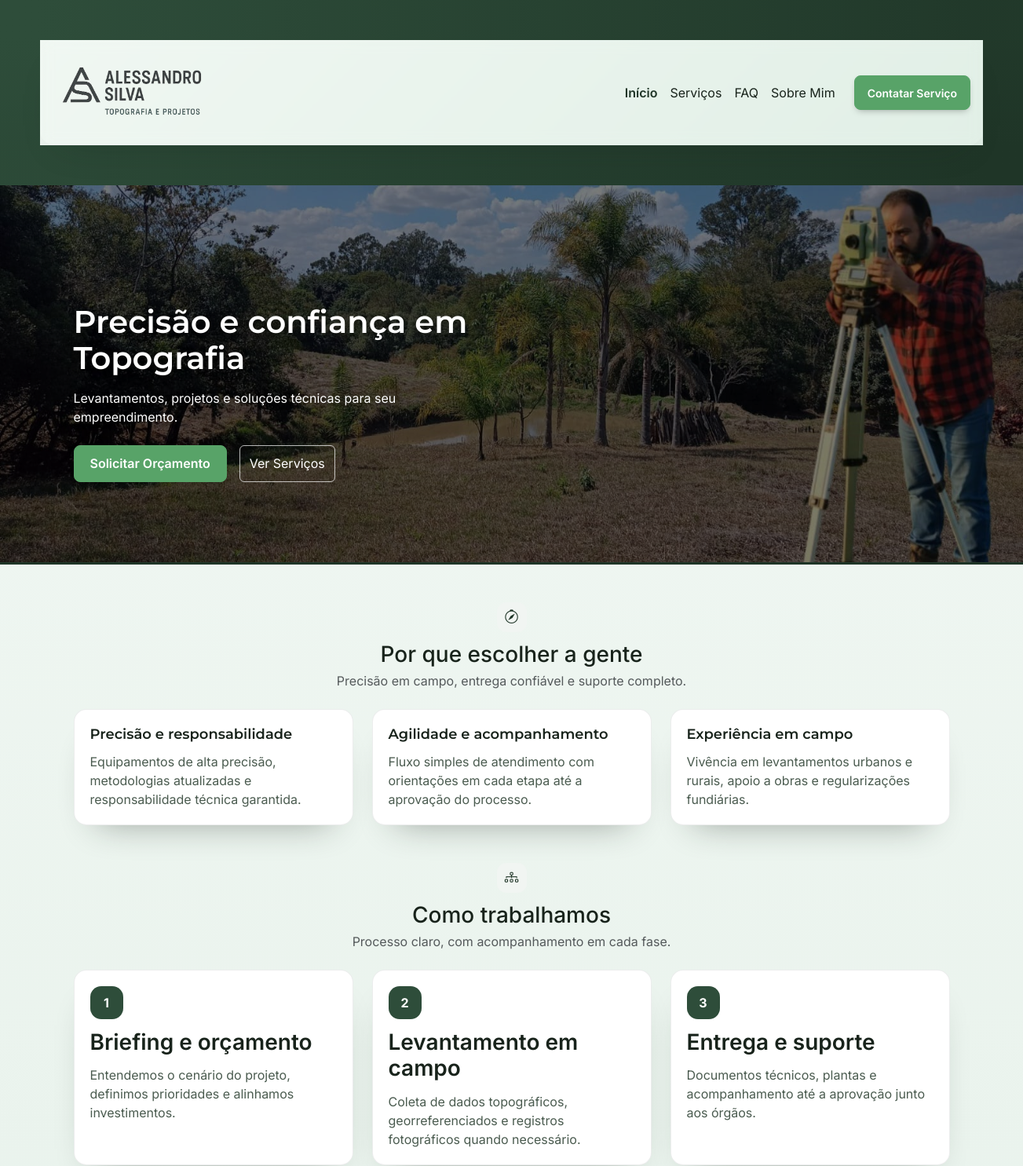
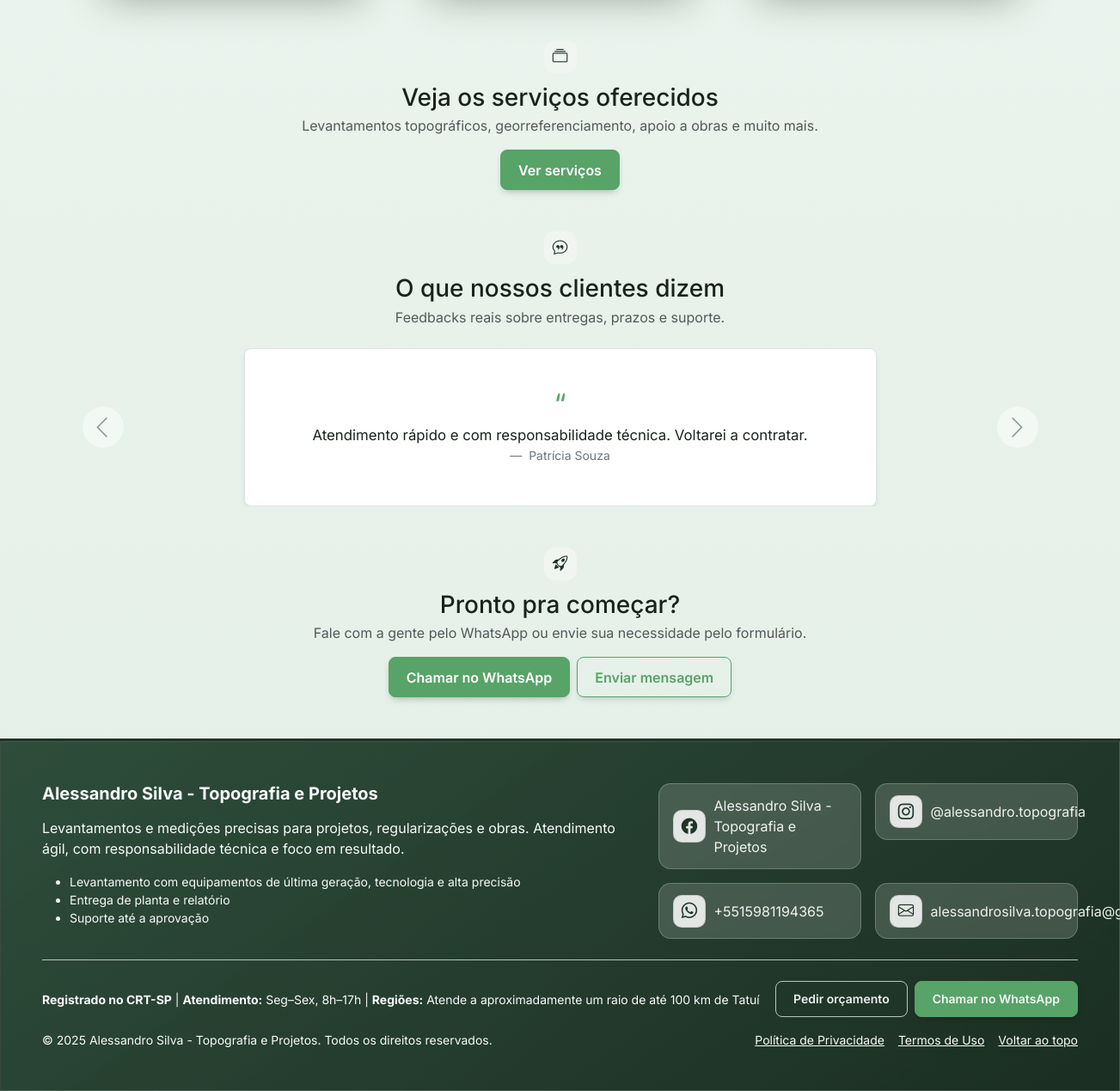
The page / on the database its author committed (2 pictures, top to bottom).
### tables this page shows
CREATE TABLE feedbacks (
      id INTEGER PRIMARY KEY AUTOINCREMENT,
      nome TEXT NOT NULL,
      email TEXT NULL,
      mensagem TEXT NULL,
      active INTEGER NOT NULL DEFAULT 1,
      created_at TEXT NOT NULL DEFAULT (datetime('now'))
    );

### database/init_sqlite.php (called while the page is built, shortened)
<?php
function init_sqlite_schema(PDO $pdo): void {
  $pdo->exec("
    CREATE TABLE IF NOT EXISTS servicos (
      id INTEGER PRIMARY KEY AUTOINCREMENT,
      titulo TEXT NOT NULL,
      descricao TEXT NOT NULL,
      preco REAL NULL,
      order_index INTEGER NOT NULL DEFAULT 0,
      active INTEGER NOT NULL DEFAULT 1,
      created_at TEXT NOT NULL DEFAULT (datetime('now'))
    );
    CREATE TABLE IF NOT EXISTS faqs (
      id INTEGER PRIMARY KEY AUTOINCREMENT,
      pergunta TEXT NOT NULL,
      resposta TEXT NOT NULL,
      order_index INTEGER NOT NULL DEFAULT 0,
      active INTEGER NOT NULL DEFAULT 1,
      created_at TEXT NOT NULL DEFAULT (datetime('now'))
    );
    CREATE TABLE IF NOT EXISTS feedbacks (
      id INTEGER PRIMARY KEY AUTOINCREMENT,
      nome TEXT NOT NULL,
      email TEXT NULL,
      mensagem TEXT NULL,
      active INTEGER NOT NULL DEFAULT 1,
      created_at TEXT NOT NULL DEFAULT (datetime('now'))
    );
    CREATE TABLE IF NOT EXISTS contacts (
      id INTEGER PRIMARY KEY AUTOINCREMENT,
      first_name TEXT NOT NULL,
      last_name  TEXT NOT NULL,
      phone      TEXT NOT NULL,
      email      TEXT NOT NULL,
      message    TEXT NOT NULL,
      source     TEXT NULL,
      status     TEXT NOT NULL DEFAULT 'new',
      created_at TEXT NOT NULL DEFAULT (datetime('now'))
    );
    CREATE TABLE IF NOT EXISTS settings (
      key TEXT PRIMARY KEY,
      value TEXT
    );
    CREATE TABLE IF NOT EXISTS users (
      id INTEGER PRIMARY KEY AUTOINCREMENT,
      username TEXT NOT NULL UNIQUE,
      password_hash TEXT NOT NULL,
      created_at TEXT NOT NULL DEFAULT (datetime('now'))
    );
    CREATE INDEX IF NOT EXISTS idx_contacts_created_at ON contacts (created_at);
  ");
  $hasServ = (int)$pdo->query("SELECT COUNT(*) FROM servicos")->fetchColumn();
  $hasFaq  = (int)$pdo->query("SELECT COUNT(*) FROM faqs")->fetchColumn();
  $hasSet  = (int)$pdo->query("SELECT COUNT(*) FROM settings")->fetchColumn();
  $hasUser = (int)$pdo->query("SELECT COUNT(*) FROM users")->fetchColumn();
}

### public/admin/config.php (called while the page is built, shortened)
<?php
require_once __DIR__ . '/../../database/init_sqlite.php';
if (!function_exists('esc')) {
  function esc(string $value): string {
    return htmlspecialchars($value, ENT_QUOTES, 'UTF-8');
  }
}
if (!function_exists('wa_link')) {
  function wa_link(string $number, string $message): string {
    $digits = preg_replace('/\D+/', '', $number);
    $encoded = rawurlencode($message);
    return 'https://api.whatsapp.com/send?phone=' . $digits . '&text=' . $encoded;
  }
}
if (!function_exists('app_env')) {
  function app_env(string $key, ?string $default = null): ?string {
    $value = getenv($key);
    return $value === false ? $default : $value;
  }
}
if (!function_exists('db')) {
  function db(): PDO {
    static $pdo = null;
    if ($pdo instanceof PDO) {
      return $pdo;
    }
  $sqlitePath = app_env('SQLITE_PATH');
    if (!$sqlitePath) {
      $sqlitePath = realpath(__DIR__ . '/../../database') ?: (__DIR__ . '/../../database');
      $sqlitePath .= DIRECTORY_SEPARATOR . 'site.sqlite';
    }
    $pdo = new PDO('sqlite:' . $sqlitePath, null, null, [
      PDO::ATTR_ERRMODE => PDO::ERRMODE_EXCEPTION,
      PDO::ATTR_DEFAULT_FETCH_MODE => PDO::FETCH_ASSOC,
      PDO::ATTR_EMULATE_PREPARES => false,
    ]);
    init_sqlite_schema($pdo);
    return $pdo;
  }
}
if (!function_exists('setting')) {
  function setting(string $key, string $default = ''): string {
    static $cache = null;
    if ($cache === null) {
      $cache = [];
      try {
        $stmt = db()->query('SELECT key, value FROM settings');
        foreach ($stmt as $row) {
          $cache[$row['key']] = (string) $row['value'];
        }
      } catch (Throwable $e) {
      }
    }
    return $cache[$key] ?? $default;
  }
}

### public/index.php (the view, shortened to what this page needs)
<?php
require __DIR__ . '/admin/config.php';
$feedbacks = [];
try {
  $stmt = db()->query("SELECT nome, mensagem FROM feedbacks WHERE active=1 ORDER BY id DESC LIMIT 10");
  $feedbacks = $stmt->fetchAll();
} catch (Throwable $e) {
  $feedbacks = [];
}
?>
<!doctype html>
<html lang="pt-br">
<head>
  <link href="https://cdn.jsdelivr.net/npm/bootstrap@5.3.3/dist/css/bootstrap.min.css" rel="stylesheet">
  <link href="https://cdn.jsdelivr.net/npm/bootstrap-icons@1.11.3/font/bootstrap-icons.min.css" rel="stylesheet">
  <link href="./css/styles.css" rel="stylesheet">
</head>
<body>
  <?php require __DIR__ . '/partials/navbar.php'; ?>
  <main class="page-content">
    <div class="container py-5">
      <section class="mb-5">
        <div class="section-heading section-heading--center mb-4">
          <span class="title-icon"><i class="bi bi-compass"></i></span>
          <div class="section-heading__body">
            <h2 class="h3 mb-0">Por que escolher a gente</h2>
            <p class="text-muted mb-0">Precisão em campo, entrega confiável e suporte completo.</p>
          </div>
        </div>
        <div class="row g-3 g-md-4">
          <div class="col-md-4">
            <div class="surface-card surface-card--compact tile-card">
              <h3 class="tile-card__title">Precisão e responsabilidade</h3>
              <p class="tile-card__text">Equipamentos de alta precisão, metodologias atualizadas e responsabilidade técnica garantida.</p>
            </div>
          </div>
          <div class="col-md-4">
            <div class="surface-card surface-card--compact tile-card">
              <h3 class="tile-card__title">Agilidade e acompanhamento</h3>
              <p class="tile-card__text">Fluxo simples de atendimento com orientações em cada etapa até a aprovação do processo.</p>
            </div>
          </div>
          <div class="col-md-4">
            <div class="surface-card surface-card--compact tile-card">
              <h3 class="tile-card__title">Experiência em campo</h3>
              <p class="tile-card__text">Vivência em levantamentos urbanos e rurais, apoio a obras e regularizações fundiárias.</p>
            </div>
          </div>
        </div>
      </section>
      <section class="mb-5">
        <div class="section-heading section-heading--center mb-4">
          <span class="title-icon"><i class="bi bi-diagram-3"></i></span>
          <div class="section-heading__body">
            <h2 class="h3 mb-0">Como trabalhamos</h2>
            <p class="text-muted mb-0">Processo claro, com acompanhamento em cada fase.</p>
          </div>
        </div>
        <div class="row g-3 g-md-4">
          <div class="col-md-4">
            <div class="surface-card surface-card--compact tile-card process-step">
              <span class="process-step__badge">1</span>
              <h3 class="process-step__title">Briefing e orçamento</h3>
              <p class="process-step__text">Entendemos o cenário do projeto, definimos prioridades e alinhamos investimentos.</p>
            </div>
          </div>
          <div class="col-md-4">
            <div class="surface-card surface-card--compact tile-card process-step">
              <span class="process-step__badge">2</span>
              <h3 class="process-step__title">Levantamento em campo</h3>
              <p class="process-step__text">Coleta de dados topográficos, georreferenciados e registros fotográficos quando necessário.</p>
            </div>
          </div>
          <div class="col-md-4">
            <div class="surface-card surface-card--compact tile-card process-step">
              <span class="process-step__badge">3</span>
              <h3 class="process-step__title">Entrega e suporte</h3>
              <p class="process-step__text">Documentos técnicos, plantas e acompanhamento até a aprovação junto aos órgãos.</p>
            </div>
          </div>
        </div>
      </section>
      <section class="mb-5 text-center">
        <div class="section-heading section-heading--center mb-3">
          <span class="title-icon"><i class="bi bi-collection"></i></span>
          <div class="section-heading__body">
            <h2 class="h3 mb-0">Veja os serviços oferecidos</h2>
            <p class="text-muted mb-0">Levantamentos topográficos, georreferenciamento, apoio a obras e muito mais.</p>
          </div>
        </div>
        <a class="btn btn-frame" href="/servicos.php">Ver serviços</a>
      </section>
      <?php if (!empty($feedbacks)): ?>
      <section class="mb-5">
        <div class="section-heading section-heading--center mb-4">
          <span class="title-icon"><i class="bi bi-chat-quote"></i></span>
          <div class="section-heading__body">
            <h2 class="h3 mb-0">O que nossos clientes dizem</h2>
            <p class="text-muted mb-0">Feedbacks reais sobre entregas, prazos e suporte.</p>
          </div>
        </div>
        <div id="feedbacksCarousel" class="carousel slide" data-bs-ride="carousel" data-bs-interval="5000" data-bs-pause="hover">
          <div class="carousel-inner">
            <?php foreach ($feedbacks as $i => $fb): ?>
              <div class="carousel-item<?php echo $i === 0 ? ' active' : ''; ?>">
                <div class="row justify-content-center">
                  <div class="col-lg-8">
                    <div class="p-4 p-md-5 bg-white border rounded-3 shadow-sm text-center">
                      <div class="mb-2" style="font-size:2rem; line-height:1; color: var(--color-accent);">“</div>
                      <blockquote class="blockquote mb-3" style="font-size:1.05rem;">
                        <p class="mb-0"><?php echo nl2br(esc($fb['mensagem'])); ?></p>
                      </blockquote>
                      <figcaption class="blockquote-footer mb-0">
                        <?php echo esc($fb['nome'] ?: 'Cliente'); ?>
                      </figcaption>
                    </div>
                  </div>
                </div>
              </div>
            <?php endforeach; ?>
          </div>
          <button class="carousel-control-prev" type="button" data-bs-target="#feedbacksCarousel" data-bs-slide="prev">
            <span class="carousel-control-prev-icon" aria-hidden="true"></span>
          </button>
          <button class="carousel-control-next" type="button" data-bs-target="#feedbacksCarousel" data-bs-slide="next">
            <span class="carousel-control-next-icon" aria-hidden="true"></span>
          </button>
        </div>
      </section>
      <?php endif; ?>
      <section class="text-center">
        <div class="section-heading section-heading--center mb-3">
          <span class="title-icon"><i class="bi bi-rocket-takeoff"></i></span>
          <div class="section-heading__body">
            <h2 class="h3 mb-0">Pronto pra começar?</h2>
            <p class="text-muted mb-0">Fale com a gente pelo WhatsApp ou envie sua necessidade pelo formulário.</p>
          </div>
        </div>
        <div class="d-flex gap-2 justify-content-center flex-wrap">
          <a class="btn btn-frame" href="<?php echo esc(wa_link(setting('whatsapp_number', '+5515981194365'), setting('cta_whatsapp_message', 'Olá, vim pelo site e gostaria de um orçamento'))); ?>" target="_blank" rel="noopener">Chamar no WhatsApp</a>
          <a class="btn btn-frame-outline" href="/contato.php">Enviar mensagem</a>
        </div>
      </section>
    </div>
  </main>
  <?php require __DIR__ . '/partials/footer.php'; ?>
</body>
</html>

### public/css/styles.css (style rules this page uses)
:root { --trans: .25s ease; --max-width: 1200px; --color-primary: #2E4D3A; --color-primary-dark: #1F3527; --color-primary-light: #F1F5F2; --color-accent: #58A368; --color-accent-hover: #3F7B4E; --color-text: #18231B; --color-text-muted: #4A5B4F; --divider-color: #1F3527; --frame-size: clamp(24px, 6vw, 50px); --hero-min: 400px; --font-title: 'Montserrat', Arial, sans-serif; --font-body: 'Inter', system-ui, sans-serif; --app-bg: linear-gradient(180deg, #f2f8f4 0%, #e3efe7 100%); --gradient-soft: linear-gradient(135deg, #f0f7f2 0%, #e1efe6 100%); --gradient-frame: var(--gradient-deep); --gradient-deep: linear-gradient(135deg, #2E4D3A 0%, #1F3527 100%); }
html { min-height: 100%; background: var(--app-bg); }
body { min-height: 100vh; margin: 0; font-family: var(--font-body); color: var(--color-text); background: transparent; display: flex; flex-direction: column; }
* { box-sizing: border-box; }
.btn-frame { --bs-btn-font-weight: 600; --bs-btn-border-radius: .5rem; --bs-btn-padding-x: 1.25rem; --bs-btn-padding-y: .65rem; --bs-btn-color: #fff; --bs-btn-bg: var(--color-accent); --bs-btn-border-color: var(--color-accent); --bs-btn-hover-color: #fff; --bs-btn-hover-bg: var(--color-accent-hover); --bs-btn-hover-border-color: var(--color-accent-hover); box-shadow: 0 4px 10px -4px rgba(0,0,0,.35); transition: var(--trans); display: inline-flex; align-items: center; justify-content: center; }
.btn-frame-outline { --bs-btn-font-weight: 600; --bs-btn-border-radius: .5rem; --bs-btn-padding-x: 1.25rem; --bs-btn-padding-y: .65rem; --bs-btn-color: var(--color-accent); --bs-btn-bg: transparent; --bs-btn-border-color: var(--color-accent); --bs-btn-hover-color: #fff; --bs-btn-hover-bg: var(--color-accent); --bs-btn-hover-border-color: var(--color-accent-hover); box-shadow: 0 4px 10px -4px rgba(0,0,0,.25); transition: var(--trans); }
main, .page-content { flex: 1 0 auto; }
main.page-content { background: transparent; }
.page-content .section-heading { display: flex; align-items: center; gap: 0.75rem; margin-bottom: 1.5rem; }
.page-content .section-heading .title-icon { width: 38px; height: 38px; border-radius: 12px; background: var(--color-primary-light); color: var(--color-primary-dark); display: inline-flex; align-items: center; justify-content: center; font-size: 1.1rem; flex-shrink: 0; }
.surface-card { background: #fff; border-radius: 1.25rem; border: 1px solid rgba(24,35,27,.08); box-shadow: 0 25px 45px -30px rgba(24,35,27,.45); padding: clamp(1.5rem, 2vw, 2.5rem); }
.carousel-control-prev, .carousel-control-next { width: 3.25rem; }
.carousel-control-prev-icon, .carousel-control-next-icon { width: 3rem; height: 3rem; border-radius: 50%; background-color: rgba(255,255,255,.95); background-size: 55% 55%; background-position: center; background-repeat: no-repeat; box-shadow: 0 20px 38px -26px rgba(24,35,27,.55); }
.surface-card--compact { padding: clamp(1.25rem, 1.5vw, 1.75rem); border-radius: 1rem; }
.section-heading__body { display: flex; flex-direction: column; gap: .25rem; }
.section-heading--center { flex-direction: column; justify-content: center; text-align: center; }
.section-heading--center .title-icon { margin: 0 auto; }
.section-heading--center .section-heading__body { align-items: center; }
.tile-card { display: flex; flex-direction: column; gap: .8rem; height: 100%; }
.tile-card__title { font-family: var(--font-title); font-size: 1.12rem; font-weight: 600; margin: 0; }
.tile-card__text { margin: 0; color: var(--color-text-muted); }
.process-step { position: relative; }
.process-step__badge { display: inline-flex; align-items: center; justify-content: center; width: 42px; height: 42px; border-radius: 14px; background: var(--color-primary); color: #fff; font-weight: 700; font-size: 1rem; }
.process-step__title { margin: 0; font-weight: 600; color: var(--color-text); }
.process-step__text { margin: 0; color: var(--color-text-muted); }

### rows shown on the page
feedbacks: mensagem "Atendimento rápido e com responsabilidade técnica. Voltarei a contratar.", nome "Patrícia Souza"

### other values the page prints
$company "Alessandro Silva - Topografia e Projetos"
$instaHandle "@alessandro.topografia"
$waNumber "+5515981194365"
$hours "Seg–Sex, 8h–17h"
$regions "Atende a aproximadamente um raio de até 100 km de Tatuí"
